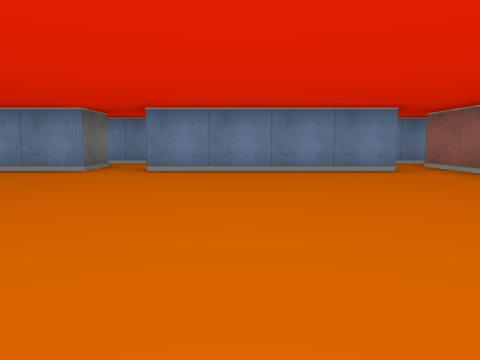
View 1 (above)

18 first-person views from a walk through a cub3D ray-caster map. The camera is about half as high as the walls, tilts 6° down and sees 70° across. The floor is counted in squares. Each view is taken from the middle of a square. On the plan, view 1 faces up. The plan holds only what a view shows up to about 9 squares ahead; the rest is blank.

View 2
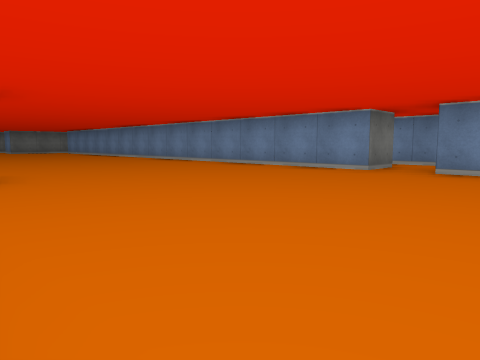

View 3
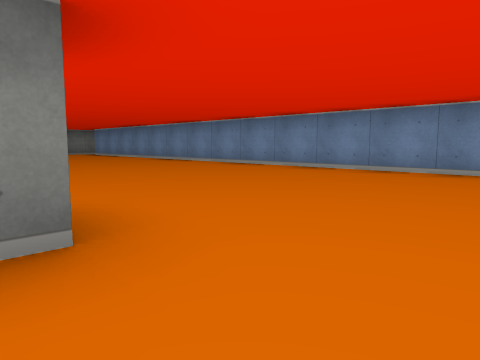

View 4
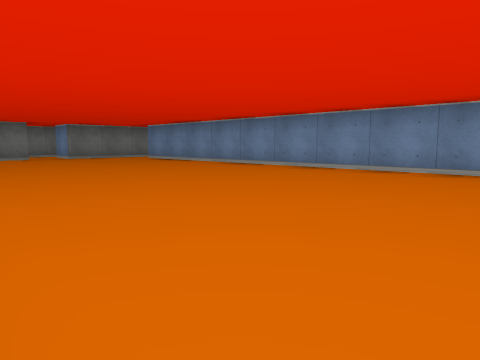

View 5
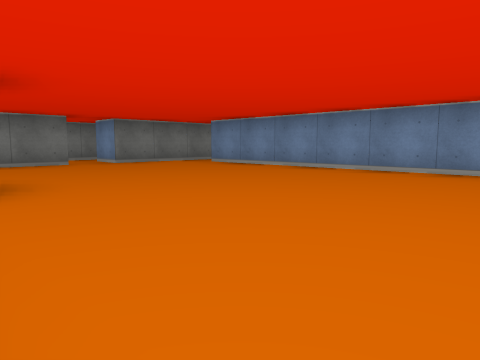

View 6
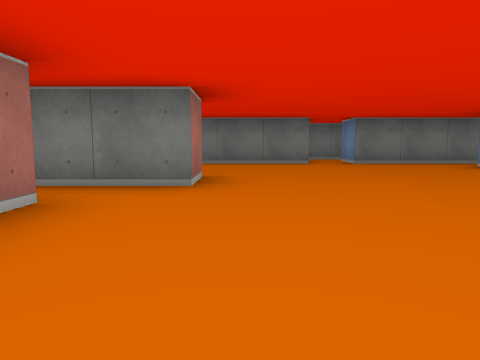

View 7
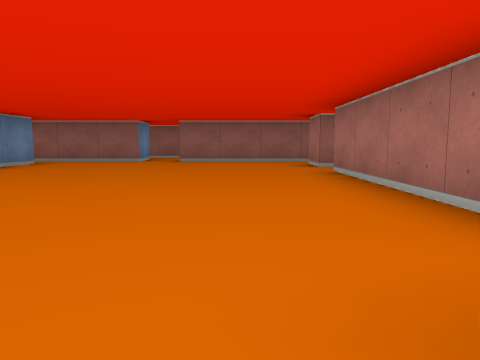

View 8
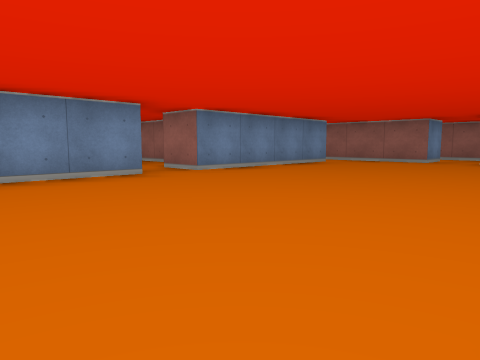

View 9
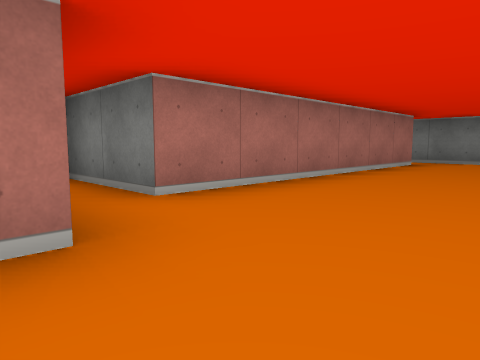

View 10
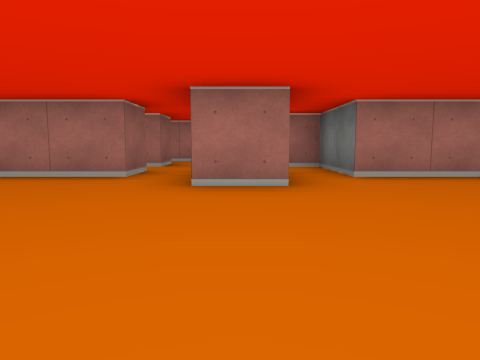

View 11
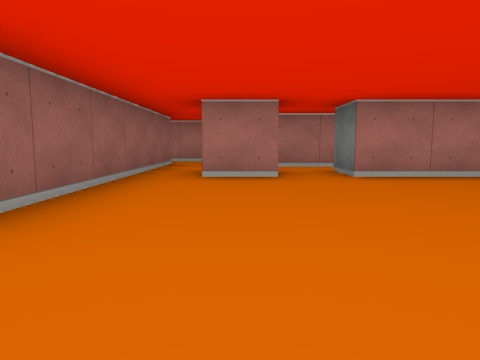

View 12
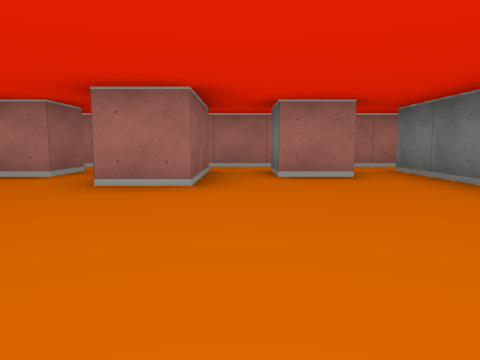

View 13
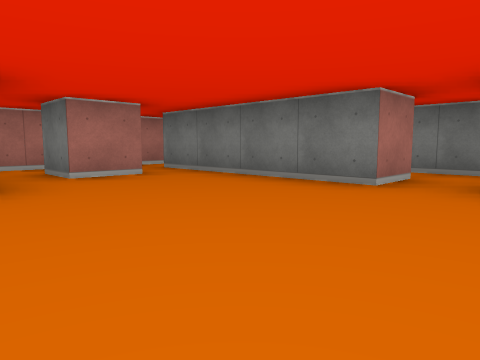

View 14
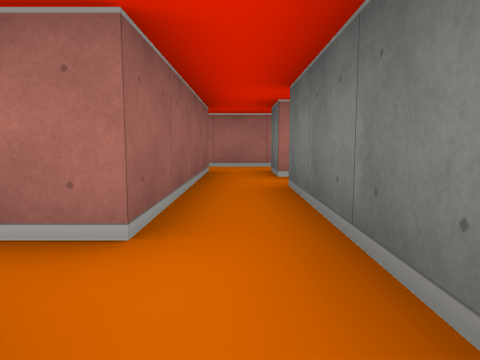

View 15
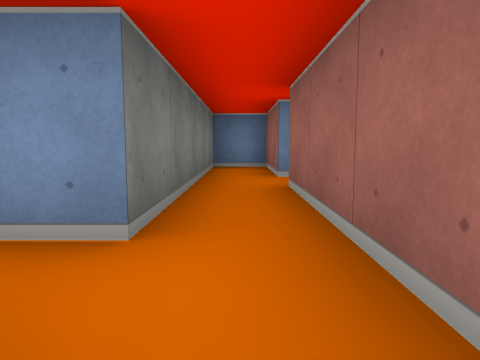

View 16
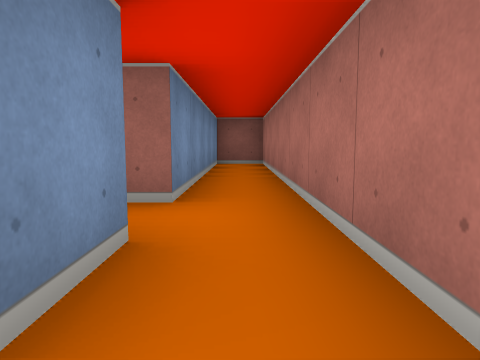

View 17
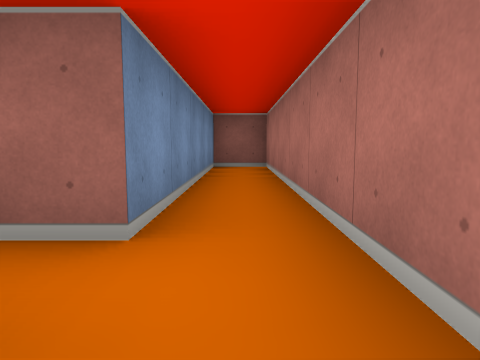

View 18
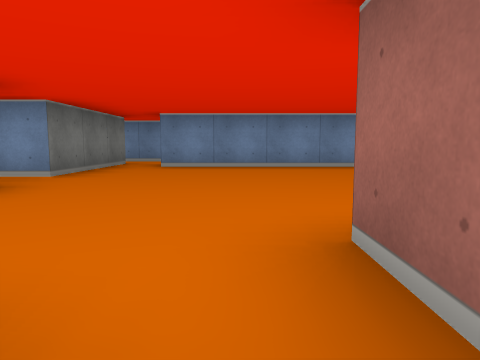

### Floor plan
Ten units are one square. View 1 is at (0, 0); x grows to the right and y downward. Boxes are objects, and circles mark ways between rooms. Rooms are numbered by the first view taken in them; rooms with no view inside come last. Other rooms are left out.
<svg viewBox="-225 -70 275 105">
<path fill="none" stroke="#000" d="M-56 -5 -45 -5M-35 15 -35 5 5 5 5 15M-35 25 -31 25M-125 5 -65 5M-25 -65 -25 -55 -165 -55M-145 15 -145 -5 -135 -5 -135 11M1 25 14 25M14 5 25 5M-166 5 -155 5 -155 15M26 -55 -15 -55 -15 -65M-174 25 -144 25M-175 -65 -175 -35 -185 -35M35 25 35 -25M-185 -25 -175 -25 -175 15M45 -35 35 -35 35 -65M-185 -35 -185 -55 -195 -55 -195 -25M-196 25 -174 25M-195 5 -195 15M-185 15 -185 5M-135 15 -145 15M-144 25 -75 25 -75 15 -125 15 -125 5M-195 -25 -195 -5 -201 -5M-185 5 -185 -25"/>
<circle cx="-180" cy="-30" r="3" fill="#2a7"/>
<circle cx="-180" cy="20" r="3" fill="#2a7"/>
<circle cx="-130" cy="10" r="3" fill="#2a7"/>
<circle cx="-140" cy="20" r="3" fill="#2a7"/>
<circle cx="-190" cy="-15" r="3" fill="#2a7"/>
<circle cx="-190" cy="10" r="3" fill="#2a7"/>
<text x="-70" y="-20">1</text>
<text x="-190" y="-40">2</text>
<text x="-220" y="20">3</text>
<text x="-110" y="20">4</text>
<text x="-190" y="-10">5</text>
</svg>
Room 1 opens to room 2. Room 1 opens to room 3. Room 1 opens to room 4. Room 2 opens to room 5. Room 3 opens to room 5.

Where each view was taken, in squares from view 1:
view 1: 0 up, 0 right, facing up
view 2: 0 up, 0 right, facing up-left
view 3: 0 up, 3 left, facing up-left
view 4: 0 up, 7 left, facing up-left
view 5: 0 up, 10 left, facing up-left
view 6: 1 up, 10 left, facing left
view 7: 1 up, 5 left, facing right
view 8: 1 up, 5 left, facing up-right
view 9: 2 up, 5 left, facing down-left
view 10: 4 up, 5 left, facing down
view 11: 4 up, 2 right, facing down
view 12: 4 up, 15 left, facing down
view 13: 4 up, 14 left, facing down-left
view 14: 4 up, 19 left, facing down
view 15: 1 down, 19 left, facing up
view 16: 2 down, 15 left, facing right
view 17: 2 down, 14 left, facing right
view 18: 1 down, 15 left, facing up
